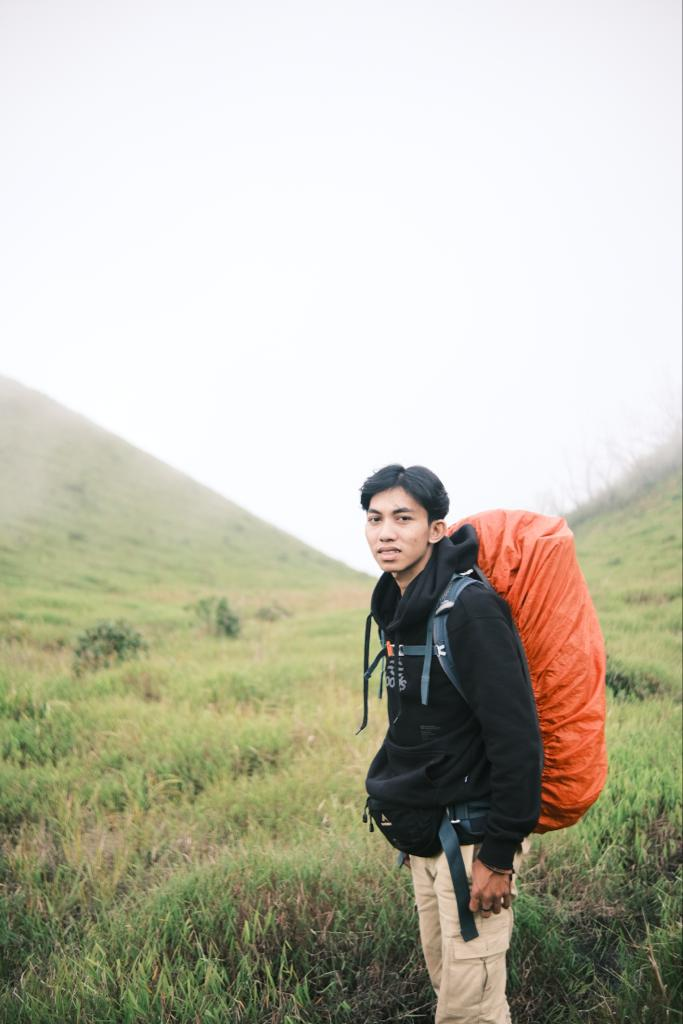
#> input picture ekstraksi/dede.jpeg, 683 x 1024 px, found by its file name
$ python 'Menggunakan Corner Detector.py'
#> lines starting #> are read from the running program, lines starting #| are printed output that depends on the picture
# Menggunakan Shi-Tomasi GFTT untuk deteksi ujung (corner detection)
import numpy as np
import cv2
from matplotlib import pyplot as plt
# gunakan gambar
img = cv2.imread('ekstraksi\dede.jpeg')
#> img is the input picture: shape (1024, 683, 3); mean B, G, R 171.4, 186.9, 189.3
gray = cv2.cvtColor(img,cv2.COLOR_BGR2GRAY)
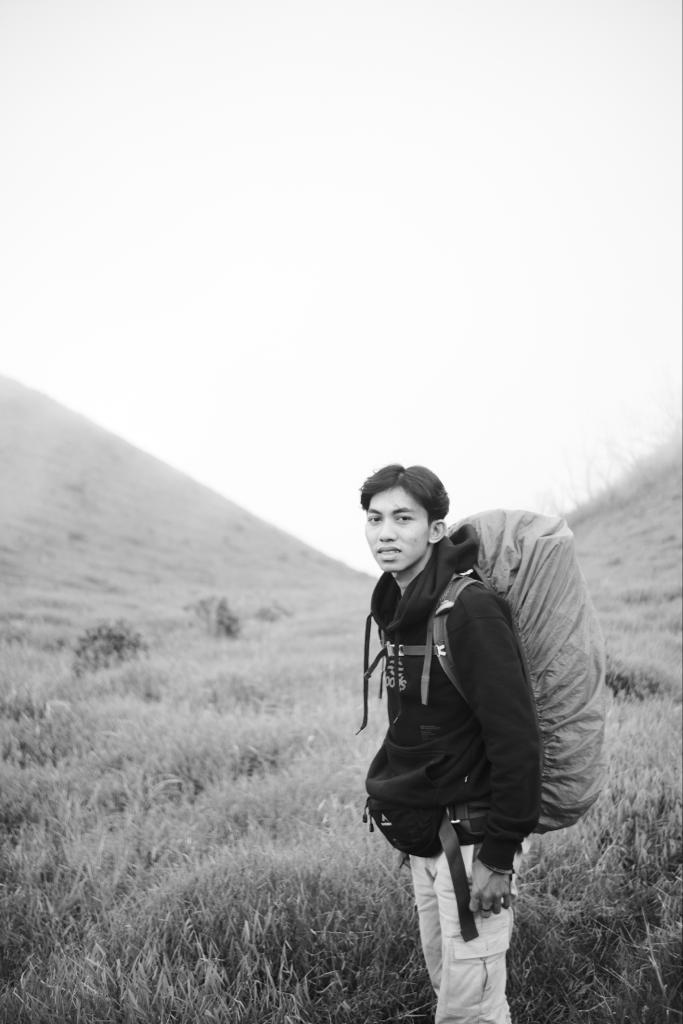
#> gray: shape (1024, 683); min 1, max 255, mean 185.8

# deteksi pojok dengan GFTT
corners = cv2.goodFeaturesToTrack(gray,1000,0.01,10)
#> corners = 1000 rows, first 8: [471, 570], [459, 820], [444, 653], [394, 645], [399, 654], [409, 855], [372, 617], [381, 823]
corners = np.int0(corners)

# menampilkan jumlah titik terdeteksi dengan fungsi numpy (np.ndarray.shape)
print("jumlah titik terdeteksi = ", corners.shape[0])
#| jumlah titik terdeteksi =  1000

# untuk ditampilkan di Matplotlib, urutan band dibalik
rgb = cv2.cvtColor(img,cv2.COLOR_BGR2RGB)

# perbesar ukuran hasil plotting
plt.rcParams["figure.figsize"] = (20,20)

# untuk tiap pojok yang terdeteksi, munculkan pada gambar
for i in corners:
    x,y = i.ravel()
    cv2.circle(rgb,(x,y),3,255,-1)
#> this loop made 1000 passes
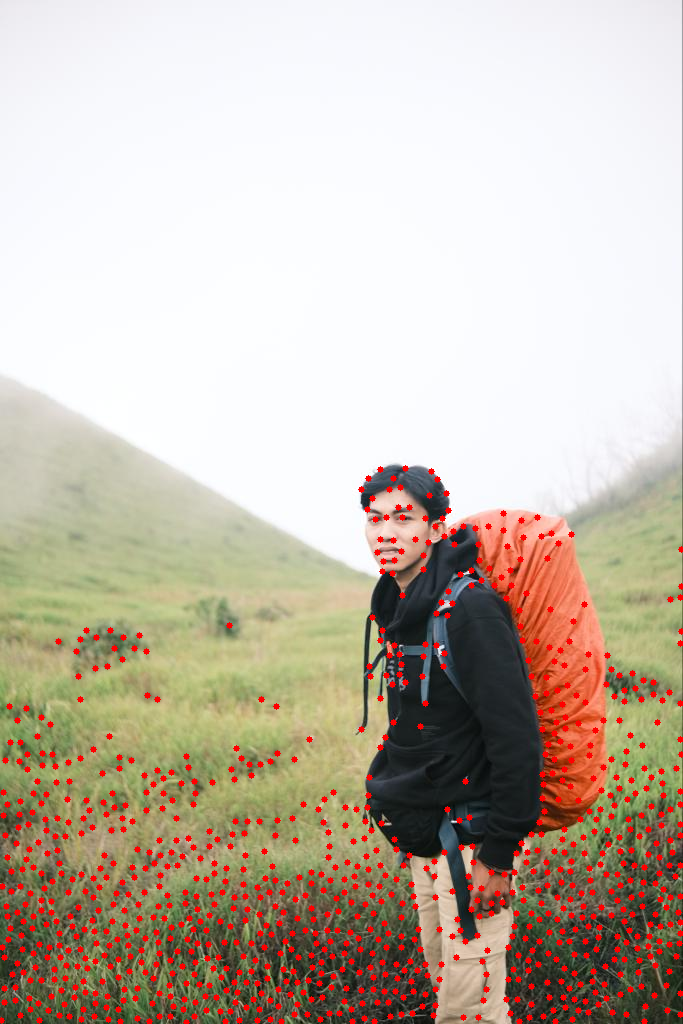
#> rgb: shape (1024, 683, 3); mean R, G, B 195.1, 182.4, 168.1
plt.imshow(rgb),plt.show()

$ run again, with ekstraksi/alex.jpeg copied over ekstraksi/dede.jpeg
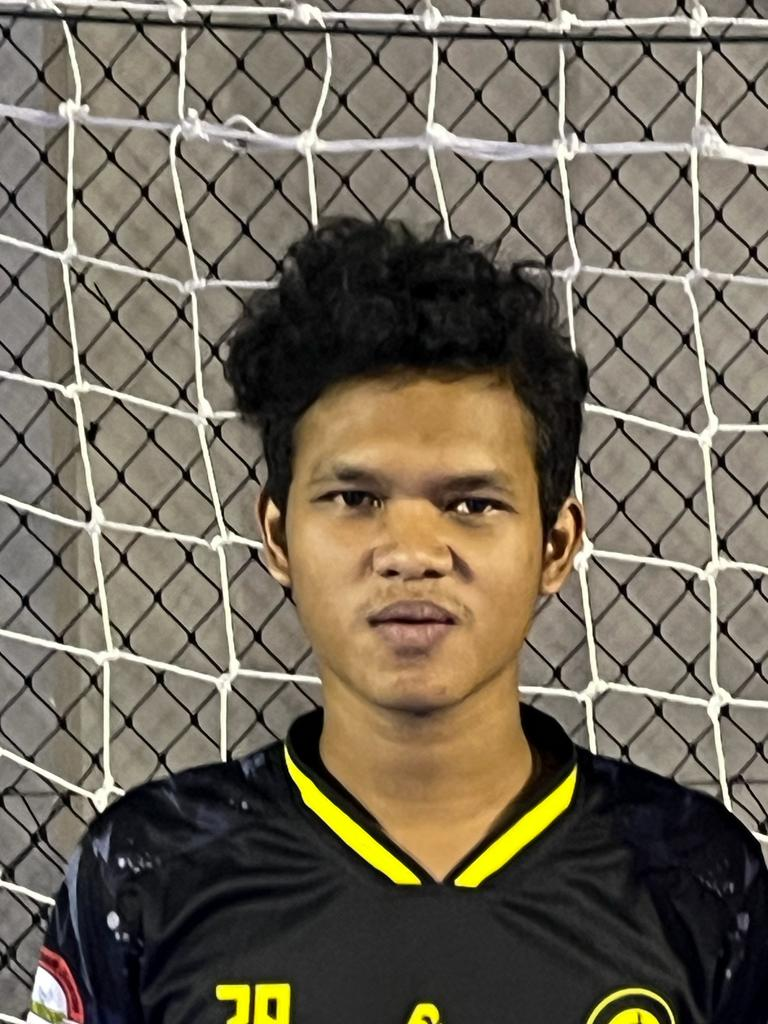
#> input picture ekstraksi/alex.jpeg, 768 x 1024 px, found by its file name
#> img is the input picture: shape (1024, 768, 3); mean B, G, R 88.3, 103.7, 112.6
#> `gray = cv2.cvtColor(img,cv2.COLOR_BGR2GRAY)`:
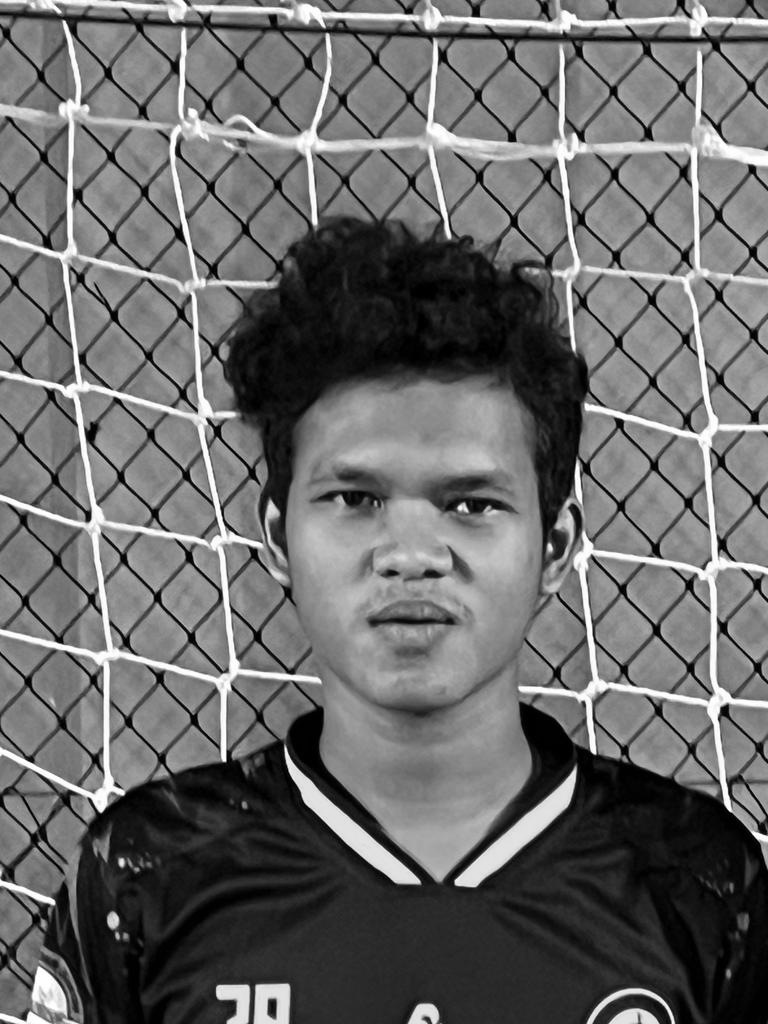
#> gray: shape (1024, 768); min 0, max 255, mean 104.6
#> corners = 1000 rows, first 8: [595, 753], [225, 761], [25, 1020], [63, 21], [206, 418], [584, 141], [324, 27], [691, 17]
#| jumlah titik terdeteksi =  1000
#> the loop `for i in corners:` made 1000 passes
#> after the loop `for i in corners:`:
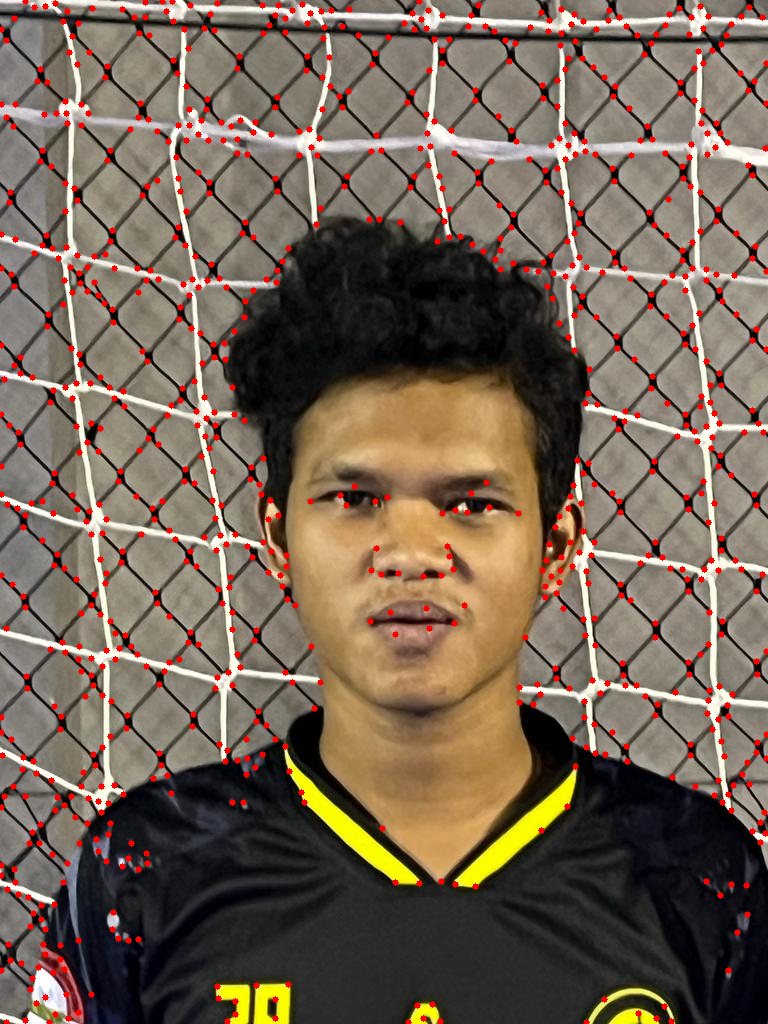
#> rgb: shape (1024, 768, 3); mean R, G, B 117.8, 99.8, 84.8

$ run again, with ekstraksi/banteng.jpeg copied over ekstraksi/dede.jpeg
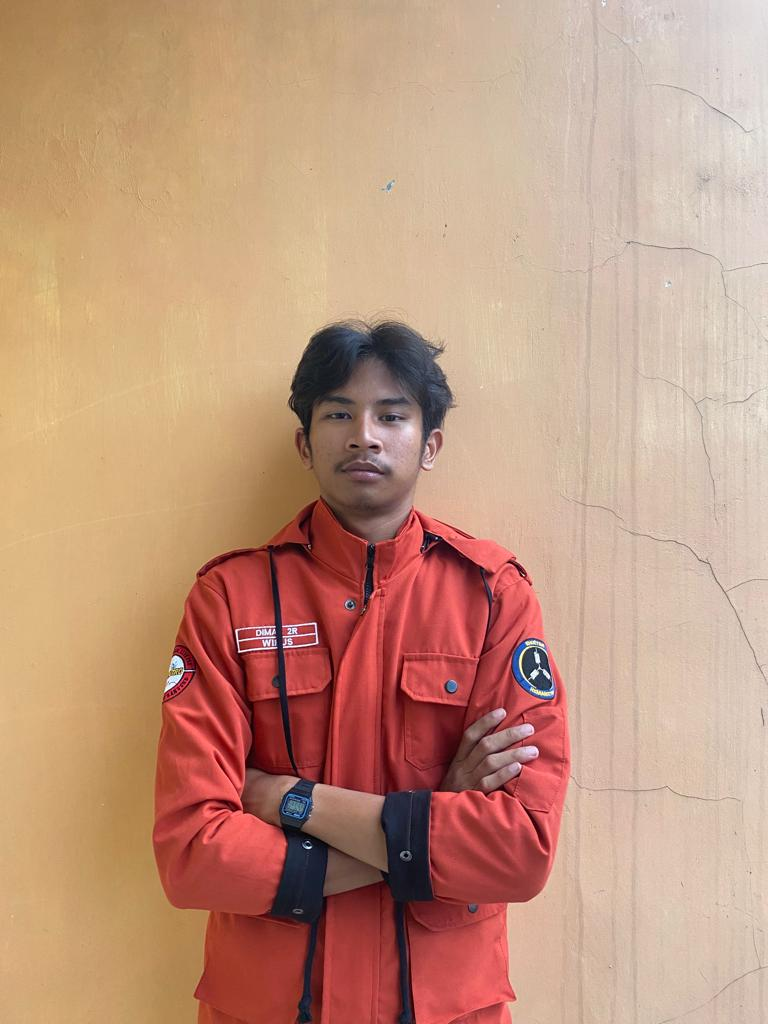
#> input picture ekstraksi/banteng.jpeg, 768 x 1024 px, found by its file name
#> img is the input picture: shape (1024, 768, 3); mean B, G, R 126.9, 150.4, 193.8
#> `gray = cv2.cvtColor(img,cv2.COLOR_BGR2GRAY)`:
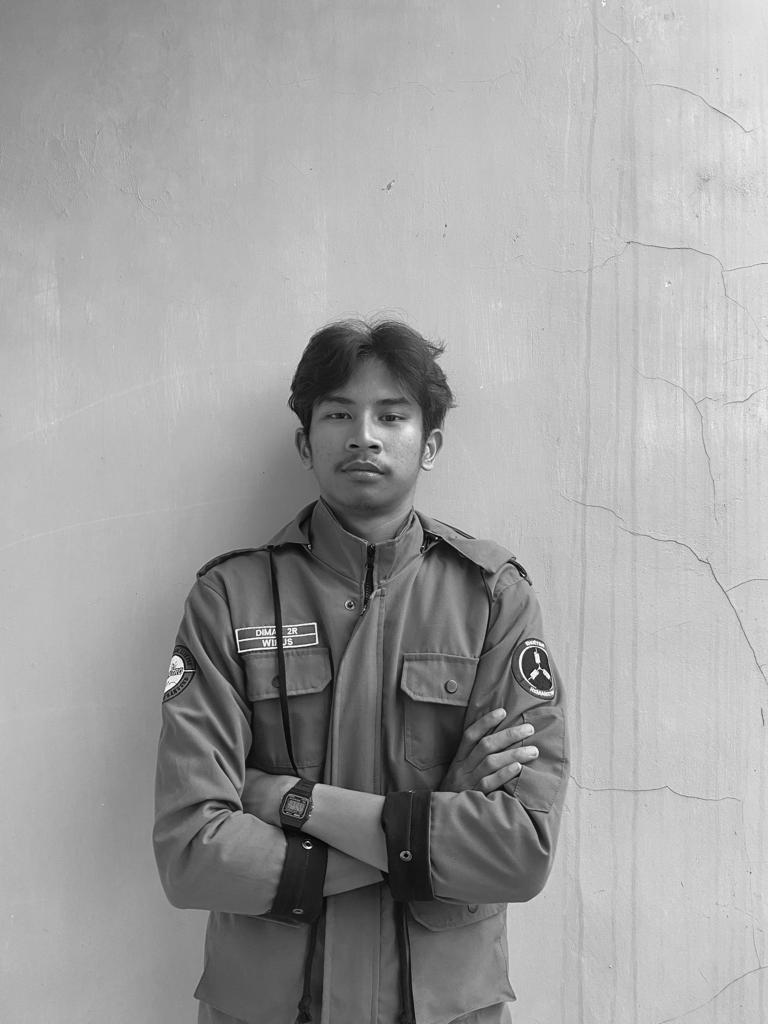
#> gray: shape (1024, 768); min 0, max 254, mean 160.7
#> corners = 389 rows, first 8: [539, 668], [238, 651], [533, 678], [283, 647], [436, 538], [274, 626], [283, 636], [239, 638]
#| jumlah titik terdeteksi =  389
#> the loop `for i in corners:` made 389 passes
#> after the loop `for i in corners:`:
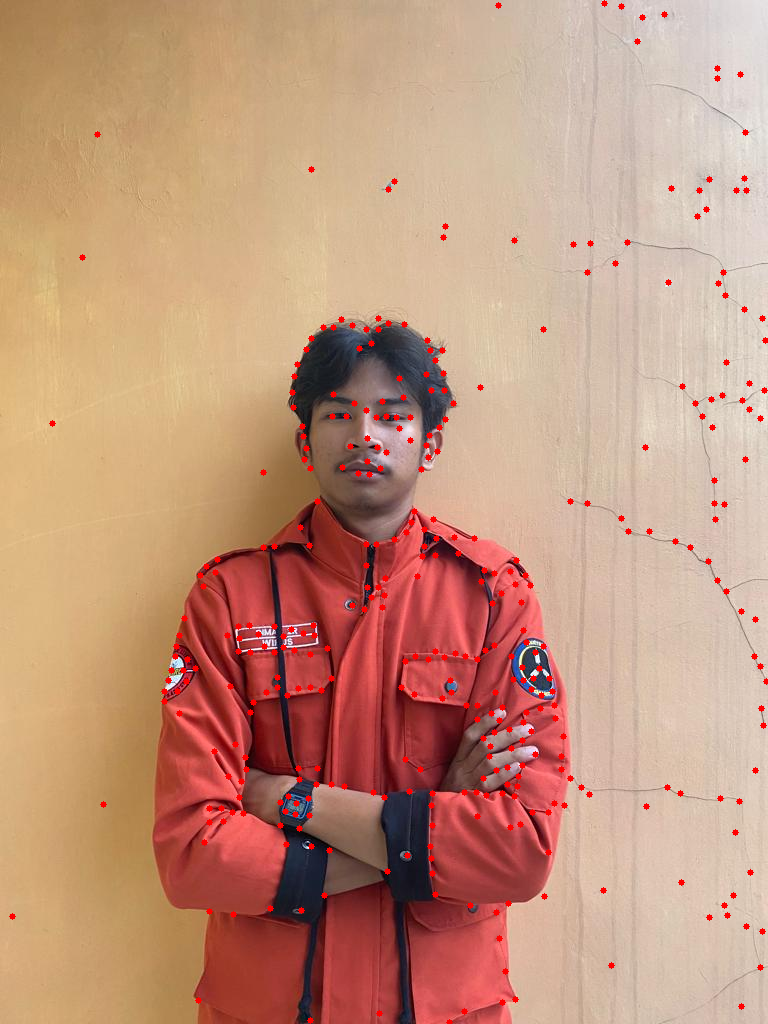
#> rgb: shape (1024, 768, 3); mean R, G, B 195.1, 148.8, 125.4
